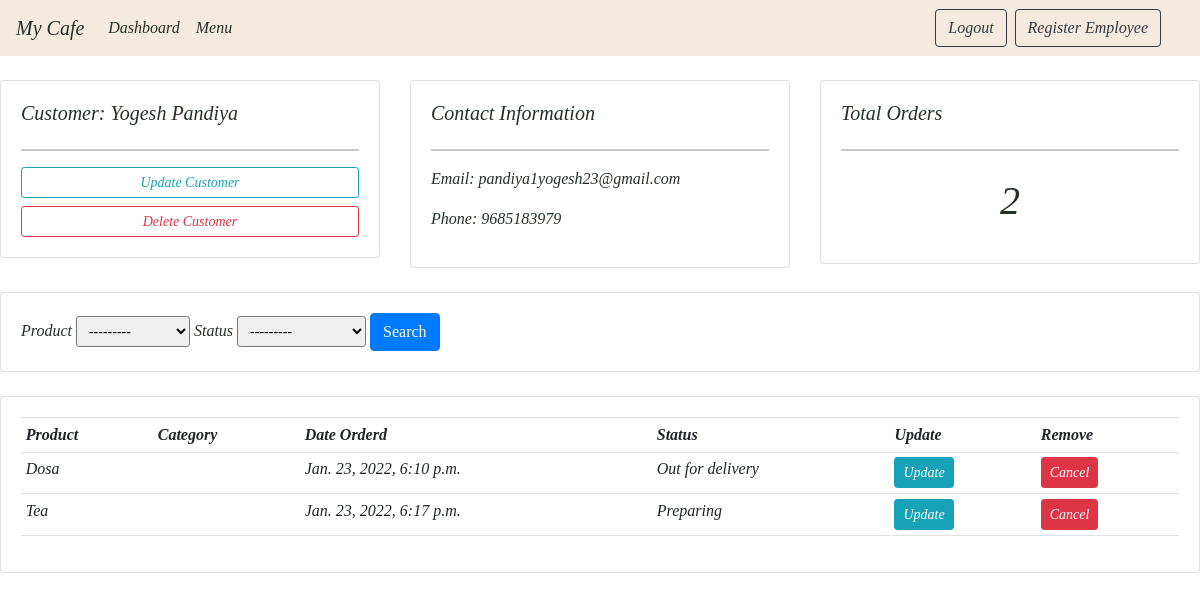
The page /customer/21/ on the database its author committed.
### accounts/models.py (models this page shows, shortened)
class Customer(models.Model):
	name = models.CharField(max_length=200, null=True)
	phone = models.CharField(max_length=200, null=True)
	email = models.CharField(max_length=200, null=True)
	date_created = models.DateTimeField(auto_now_add=True, null=True, blank=True)

class Order(models.Model):
	STATUS = (
			('Preparing', 'Preparing'),
			('Out for delivery', 'Out for delivery'),
			('Delivered', 'Delivered'),
			)
	customer = models.ForeignKey(Customer, on_delete= models.SET_NULL, null=True)
	product = models.ForeignKey(Product, on_delete= models.SET_NULL, null=True)
	date_created = models.DateTimeField(auto_now_add=True, null=True, blank=True)
	status = models.CharField(max_length=200, null=True, choices=STATUS)

class Product(models.Model):
	name = models.CharField(max_length=200, null=True, blank=True)
	price = models.FloatField(null=True,blank=True)
	category = models.CharField(max_length=200, null=True,blank=True)
	description = models.TextField()
	date_created = models.DateTimeField(auto_now_add=True, null=True, blank=True)
	def __str__(self):
		return self.name

### accounts/views.py (the view)
# urls.py: path('customer/<str:pk>/', views.customer, name="customer"),
def customer(request, pk):
	customer = Customer.objects.get(id=pk)
	orders = customer.order_set.all()
	total_orders = orders.count()
	orderFilter = OrderFilter(request.GET, queryset=orders)
	orders = orderFilter.qs
	context = {'customer':customer, 'orders':orders, 'total_orders':total_orders,
	'filter':orderFilter}
	return render(request, 'accounts/customer.html', context)

### accounts/templates/accounts/customer.html
{% extends 'accounts/navbar.html' %}
{% block nav %}
{% load widget_tweaks %}
<br>
<div class="row" style="font-family:serif; font-style:italic; color:#253027">
	<div class="col-md">
		<div class="card card-body" style="font-family:serif; font-style:italic; color:#253027">
			<h5>Customer: {{customer.name}}</h5>
			<hr>
			<a class="btn btn-outline-info  btn-sm btn-block" href="" >Update Customer</a>
			<a class="btn btn-outline-danger  btn-sm btn-block" href="">Delete Customer</a>
		</div>
	</div>
	<div class="col-md" style="font-family:serif; font-style:italic; color:#253027">
		<div class="card card-body">
			<h5>Contact Information</h5>
			<hr>
			<p>Email:  {{customer.email}}</p>
			<p>Phone:  {{customer.phone}}</p>
		</div>
	</div>
	<div class="col-md" style="font-family:serif; font-style:italic; color:#253027">
		<div class="card card-body">
			<h5>Total Orders</h5>
			<hr>
			<h1 style="text-align: center;padding: 10px">{{total_orders}}</h1>
		</div>
	</div>
</div>
<br>
<div class="row" style="font-family:serif; font-style:italic; color:#253027">
	<div class="col">
		<div class="card card-body">
			<form method="get">
		    {% for field in filter.form %}
		    	{{field.label}}
		    	{{field|add_class:'form-control-sm'}}
		    {% endfor %}
		    <button class="btn btn-primary" type="submit">Search</button>
		  </form>
		</div>
	</div>
</div>
<br>
<div class="row" style="font-family:serif; font-style:italic; color:#253027">
	<div class="col-md">
		<div class="card card-body">
			<table class="table table-sm">
				<tr>
					<th>Product</th>
					<th>Category</th>
					<th>Date Orderd</th>
					<th>Status</th>
					<th>Update</th>
					<th>Remove</th>
				</tr>
				{% for order in orders %}
					<tr>
						<td>{{order.product}}</td>
						<td>{{order.category}}</td>
						<td>{{order.date_created}}</td>
						<td>{{order.status}}</td>
						<td><a class="btn btn-sm btn-info" href="{% url 'update_order' order.id %}">Update</a></td>
						<td><a class="btn btn-sm btn-danger" href="{% url 'delete_order' order.id %}">Cancel</a></td>
					</tr>
				{% endfor %}
			</table>
		</div>
	</div>
</div>
{% endblock nav %}

### rows shown on the page
Customer: name "Yogesh Pandiya", email "pandiya1yogesh23@gmail.com", phone "9685183979"
Order: product "Dosa", date_created "Jan. 23, 2022, 6:10 p.m.", status "Out for delivery"
Order: product "Tea", date_created "Jan. 23, 2022, 6:17 p.m.", status "Preparing"

### other values the page prints
{{ total_orders }} "2"
{{ field.label }} "Product" "Status"
